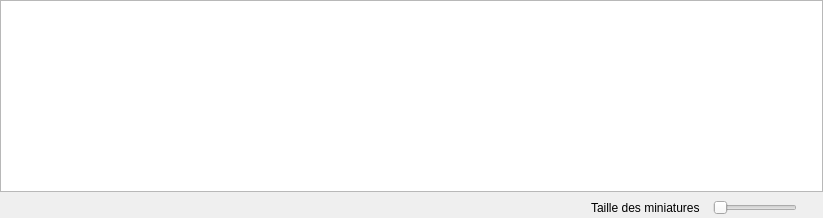
  <widget class="QDockWidget" name="dockSequence">
   <property name="minimumSize">
    <size>
     <width>212</width>
     <height>170</height>
    </size>
   </property>
   <property name="floating">
    <bool>false</bool>
   </property>
   <property name="features">
    <set>QDockWidget::DockWidgetClosable|QDockWidget::DockWidgetFloatable</set>
   </property>
   <property name="allowedAreas">
    <set>Qt::BottomDockWidgetArea</set>
   </property>
   <property name="windowTitle">
    <string>Séquence</string>
   </property>
   <attribute name="dockWidgetArea">
    <number>8</number>
   </attribute>
   <widget class="QWidget" name="dockSequenceContents">
    <layout class="QGridLayout" name="gridLayout_9">
     <property name="leftMargin">
      <number>0</number>
     </property>
     <property name="topMargin">
      <number>0</number>
     </property>
     <property name="rightMargin">
      <number>0</number>
     </property>
     <property name="bottomMargin">
      <number>0</number>
     </property>
     <item row="0" column="0" colspan="4">
      <widget class="QGraphicsView" name="sequence"/>
     </item>
     <item row="1" column="0">
      <spacer name="sequence_PushRight">
       <property name="orientation">
        <enum>Qt::Horizontal</enum>
       </property>
       <property name="sizeHint" stdset="0">
        <size>
         <width>585</width>
         <height>20</height>
        </size>
       </property>
      </spacer>
     </item>
     <item row="1" column="1">
      <widget class="QLabel" name="sequence_L_ThumbSize">
       <property name="text">
        <string>Taille des miniatures  </string>
       </property>
      </widget>
     </item>
     <item row="1" column="2">
      <widget class="QSlider" name="sequence_I_ThumbSize">
       <property name="maximumSize">
        <size>
         <width>150</width>
         <height>16777215</height>
        </size>
       </property>
       <property name="orientation">
        <enum>Qt::Horizontal</enum>
       </property>
      </widget>
     </item>
     <item row="1" column="3">
      <spacer name="horizontalSpacer">
       <property name="orientation">
        <enum>Qt::Horizontal</enum>
       </property>
       <property name="sizeType">
        <enum>QSizePolicy::Fixed</enum>
       </property>
       <property name="sizeHint" stdset="0">
        <size>
         <width>20</width>
         <height>20</height>
        </size>
       </property>
      </spacer>
     </item>
    </layout>
   </widget>
  </widget>
